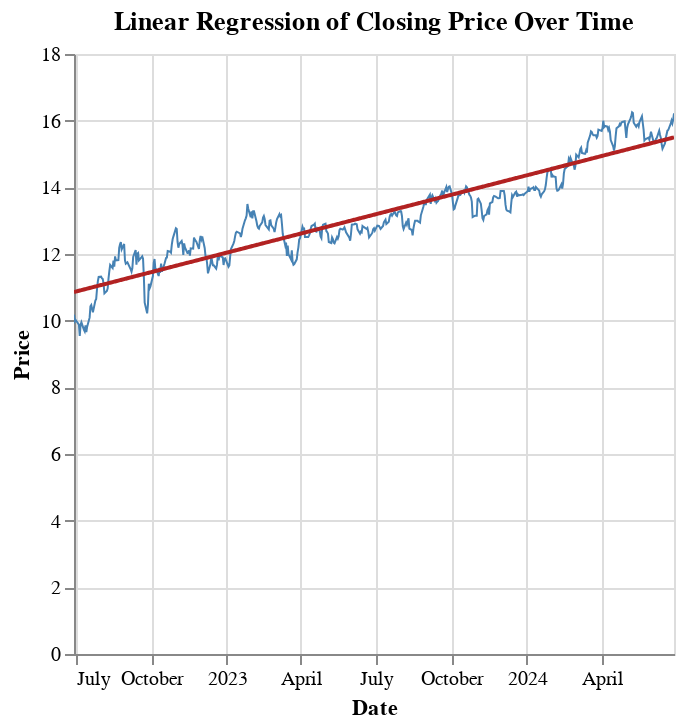

Notebook code cell kept with this figure:
### Code cell
combined_chart_Line_With_Line

### Figure 1 — Vega-Lite specification as saved in the notebook (floating-point values rounded to 4 significant figures; data arrays with more than 128 entries replaced by an {"elided": "..."} marker saying what was removed)
{"config": {"view": {"continuousWidth": 300, "continuousHeight": 300}}, "layer": [{"mark": {"type": "line", "color": "blue", "size": 1}, "encoding": {"color": {"value": "steelblue"}, "tooltip": [{"field": "Time", "type": "temporal"}, {"field": "Closing Price", "title": "Closing Price", "type": "quantitative"}, {"field": "Predicted Closing Price", "title": "Predicted", "type": "quantitative"}], "x": {"axis": {"title": "Date"}, "field": "Time", "type": "temporal"}, "y": {"axis": {"title": "Price"}, "field": "Closing Price", "type": "quantitative"}}, "name": "view_5", "title": "Linear Regression of Closing Price Over Time"}, {"mark": {"type": "line", "color": "firebrick"}, "encoding": {"tooltip": [{"field": "Time", "type": "temporal"}, {"field": "Closing Price", "title": "Closing Price", "type": "quantitative"}, {"field": "Predicted Closing Price", "title": "Predicted", "type": "quantitative"}], "x": {"axis": {"title": "Date"}, "field": "Time", "type": "temporal"}, "y": {"field": "Predicted Closing Price", "type": "quantitative"}}, "title": "Linear Regression of Closing Price Over Time"}], "data": {"name": "data-cfe9d0a24c1a5c6273314e2e33cc0f3d"}, "params": [{"name": "param_4", "select": {"type": "interval", "encodings": ["x", "y"]}, "bind": "scales", "views": ["view_5"]}], "$schema": "https://vega.github.io/schema/vega-lite/v5.17.0.json", "datasets": {"data-cfe9d0a24c1a5c6273314e2e33cc0f3d": {"elided": "503 records"}}}
